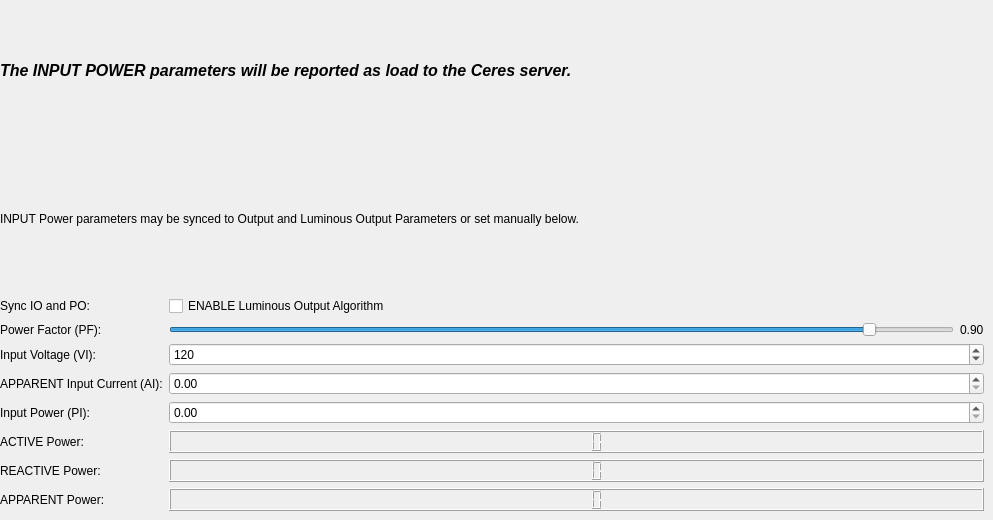
       <widget class="QWidget" name="tab_power">
        <attribute name="title">
         <string>Input Power</string>
        </attribute>
        <widget class="QWidget" name="verticalLayoutWidget">
         <property name="geometry">
          <rect>
           <x>0</x>
           <y>0</y>
           <width>984</width>
           <height>511</height>
          </rect>
         </property>
         <layout class="QVBoxLayout" name="verticalLayout">
          <item>
           <widget class="QLabel" name="label">
            <property name="font">
             <font>
              <pointsize>12</pointsize>
              <weight>75</weight>
              <italic>true</italic>
              <bold>true</bold>
             </font>
            </property>
            <property name="text">
             <string>The INPUT POWER parameters will be reported as load to the Ceres server. </string>
            </property>
            <property name="textFormat">
             <enum>Qt::RichText</enum>
            </property>
            <property name="wordWrap">
             <bool>true</bool>
            </property>
           </widget>
          </item>
          <item>
           <widget class="QLabel" name="label_2">
            <property name="text">
             <string>INPUT Power parameters may be synced to Output and Luminous Output Parameters or set manually below.</string>
            </property>
           </widget>
          </item>
          <item>
           <layout class="QFormLayout" name="formLayout">
            <item row="0" column="1">
             <widget class="QCheckBox" name="input_enable_sync">
              <property name="text">
               <string>ENABLE Luminous Output Algorithm</string>
              </property>
             </widget>
            </item>
            <item row="1" column="0">
             <widget class="QLabel" name="label_4">
              <property name="text">
               <string>Power Factor (PF):</string>
              </property>
             </widget>
            </item>
            <item row="1" column="1">
             <layout class="QHBoxLayout" name="horizontalLayout">
              <item>
               <widget class="QSlider" name="input_pf">
                <property name="maximum">
                 <number>100</number>
                </property>
                <property name="value">
                 <number>90</number>
                </property>
                <property name="orientation">
                 <enum>Qt::Horizontal</enum>
                </property>
               </widget>
              </item>
              <item>
               <widget class="QLabel" name="input_pf_view">
                <property name="text">
                 <string>0.90</string>
                </property>
               </widget>
              </item>
             </layout>
            </item>
            <item row="2" column="0">
             <widget class="QLabel" name="label_6">
              <property name="text">
               <string>Input Voltage (VI):</string>
              </property>
             </widget>
            </item>
            <item row="2" column="1">
             <widget class="QSpinBox" name="input_vi">
              <property name="minimum">
               <number>80</number>
              </property>
              <property name="maximum">
               <number>450</number>
              </property>
              <property name="value">
               <number>120</number>
              </property>
             </widget>
            </item>
            <item row="3" column="0">
             <widget class="QLabel" name="label_7">
              <property name="text">
               <string>APPARENT Input Current (AI):</string>
              </property>
             </widget>
            </item>
            <item row="3" column="1">
             <widget class="QDoubleSpinBox" name="input_ai"/>
            </item>
            <item row="4" column="0">
             <widget class="QLabel" name="label_8">
              <property name="text">
               <string>Input Power (PI):</string>
              </property>
             </widget>
            </item>
            <item row="4" column="1">
             <widget class="QDoubleSpinBox" name="input_pi"/>
            </item>
            <item row="5" column="0">
             <widget class="QLabel" name="label_9">
              <property name="text">
               <string>ACTIVE Power:</string>
              </property>
             </widget>
            </item>
            <item row="5" column="1">
             <widget class="QLCDNumber" name="input_ap"/>
            </item>
            <item row="6" column="0">
             <widget class="QLabel" name="label_10">
              <property name="text">
               <string>REACTIVE Power:</string>
              </property>
             </widget>
            </item>
            <item row="6" column="1">
             <widget class="QLCDNumber" name="input_rp"/>
            </item>
            <item row="7" column="0">
             <widget class="QLabel" name="label_11">
              <property name="text">
               <string>APPARENT Power:</string>
              </property>
             </widget>
            </item>
            <item row="7" column="1">
             <widget class="QLCDNumber" name="input_app"/>
            </item>
            <item row="0" column="0">
             <widget class="QLabel" name="label_96">
              <property name="text">
               <string>Sync IO and PO:</string>
              </property>
             </widget>
            </item>
           </layout>
          </item>
         </layout>
        </widget>
       </widget>
